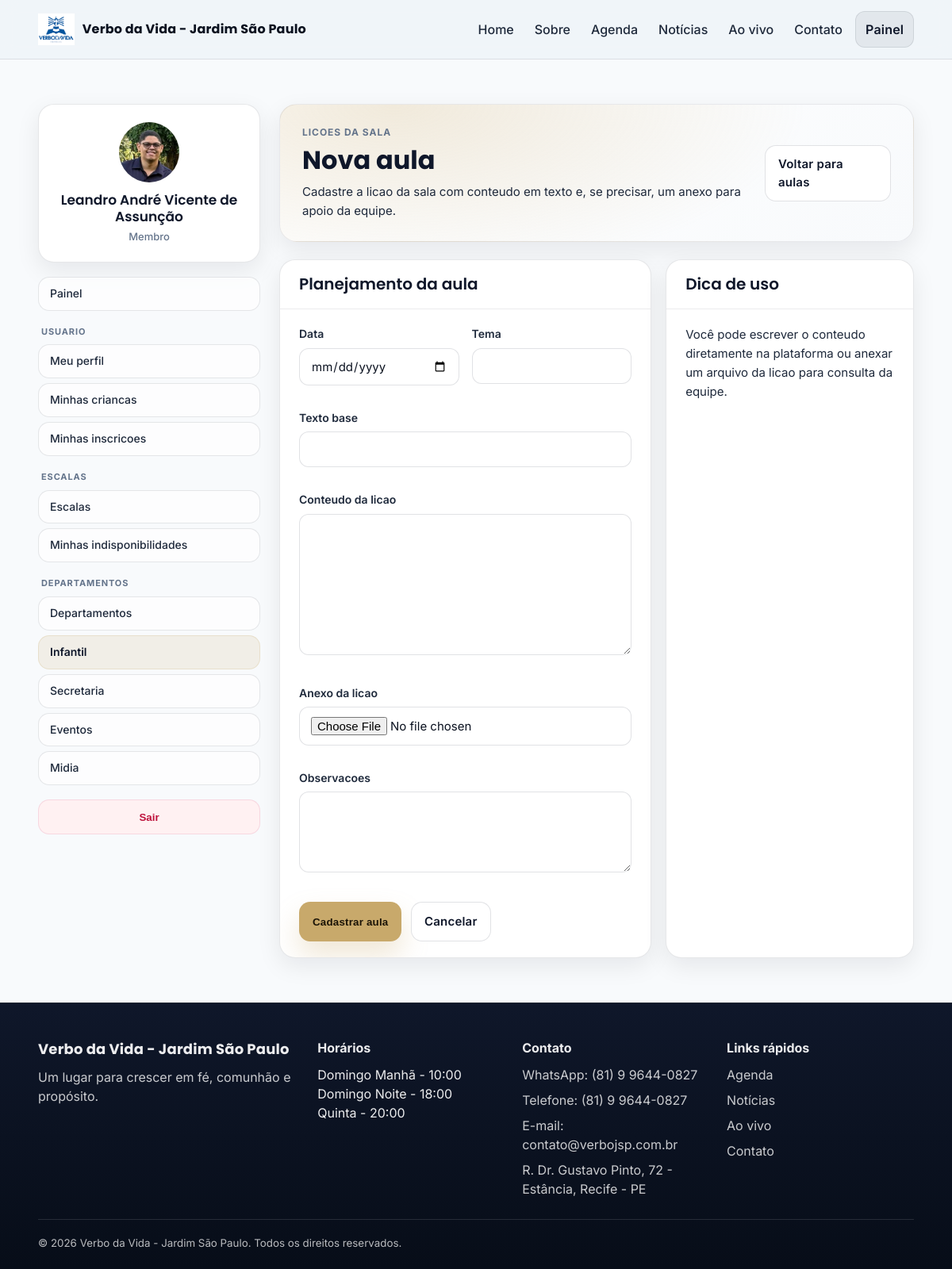
/usuarios/infantil/salas/1/aulas/nova/ (signed in), run on the app's committed database.
### core/models.py (models this page shows, shortened)
class SiteConfig(models.Model):
    nome_igreja = models.CharField(max_length=120, default="Verbo da Vida - Jardim São Paulo")
    Logo_img = models.ImageField("Logo", upload_to="logo/", blank=True, null=True)
    telefone = models.CharField("Telefone fixo", max_length=20, blank=True)
    whatsapp = models.CharField(
        "WhatsApp",
        max_length=20,
        blank=True,
        help_text="Ex: (81) 90000-0000",
    )
    email = models.EmailField("E-mail corporativo", blank=True)
    endereco = models.CharField(
        "Endereço completo",
        max_length=255,
        blank=True,
        help_text="Ex: R. Dr. Gustavo Pinto, 72 - Estância, Recife - PE, 50781-740",
    )
    instagram = models.URLField("Instagram", blank=True, help_text="Link completo do perfil")
    facebook = models.URLField("Facebook", blank=True, help_text="Link completo da página")
    texto_institucional = models.TextField(
        "Texto institucional curto",
        blank=True,
        help_text="Usado no rodapé ou banners pequenos. Exemplo: 'Um lugar para crescer em fé...'",
    )
    horarios_cultos = models.TextField(
        "Horários principais",
        blank=True,
        help_text="Exibidos na home e footer. Coloque um por linha. Ex: 'Domingo — 19:00'",
    )
    youtube_embed_url = models.URLField(
        "Link Ao Vivo (YouTube)",
        blank=True,
        help_text="Cole uma URL do YouTube nos formatos embed, watch ou youtu.be.",
    )
    hero_home = models.ImageField(
        "Hero da Home",
        upload_to="site/heroes/",
        blank=True,
        null=True,
        help_text="Imagem de fundo usada no topo da pagina inicial.",
    )
    hero_sobre = models.ImageField(
        "Hero do Sobre",
        upload_to="site/heroes/",
        blank=True,
        null=True,
        help_text="Imagem de fundo usada no topo da pagina Sobre.",
    )
    hero_agenda = models.ImageField(
        "Hero da Agenda",
        upload_to="site/heroes/",
        blank=True,
        null=True,
        help_text="Imagem de fundo usada no topo da pagina Agenda.",
    )
    hero_noticias = models.ImageField(
        "Hero das Noticias",
        upload_to="site/heroes/",
        blank=True,
        null=True,
        help_text="Imagem de fundo usada no topo da pagina de noticias.",
    )
    hero_ao_vivo = models.ImageField(
        "Hero do Ao Vivo",
        upload_to="site/heroes/",
        blank=True,
        null=True,
        help_text="Imagem de fundo usada no topo da pagina Ao Vivo.",
    )
    hero_contato = models.ImageField(
        "Hero do Contato",
        upload_to="site/heroes/",
        blank=True,
        null=True,
        help_text="Imagem de fundo usada no topo da pagina Contato.",
    )
    mapa_embed_url = models.URLField(
        "Link de incorporação do Google Maps",
        max_length=2000,
        blank=True,
        help_text="Cole a URL usada no iframe de incorporação do Google Maps.",
    )
    atualizado_em = models.DateTimeField(auto_now=True)
    class Meta:
        verbose_name = "Configuração do site"
        verbose_name_plural = "Configuração do site"

### usuarios/models.py (models this page shows)
class Usuario(AbstractUser):
    telefone = models.CharField("Telefone", max_length=20, blank=True)
    foto = models.ImageField("Foto de Perfil", upload_to="perfil/", blank=True, null=True)
    data_nascimento = models.DateField("Data de Nascimento", blank=True, null=True)
    is_membro = models.BooleanField("\u00c9 Membro?", default=True)
    class Meta:
        verbose_name = "Usu\u00e1rio"
        verbose_name_plural = "Usu\u00e1rios"

### infantil/views.py (the view, shortened to what this page needs)
# urls.py: path("salas/<int:sala_pk>/aulas/nova/", views.AulaSalaCreateView.as_view(), name="aula_nova"),
class AulaSalaCreateView(SalaLessonsManageRequiredMixin, CreateView):
    model = AulaSala
    form_class = AulaSalaForm
    template_name = "infantil/aula_form.html"
    def get_permission_sala(self):
        return get_object_or_404(SalaInfantil, pk=self.kwargs["sala_pk"])
    def get_context_data(self, **kwargs):
        context = super().get_context_data(**kwargs)
        context.update(
            {
                "active_section": "infantil",
                "sala": self.get_permission_sala(),
                "page_title": "Nova aula",
                "page_eyebrow": "Licoes da sala",
                "page_text": "Cadastre a licao da sala com conteudo em texto e, se precisar, um anexo para apoio da equipe.",
                "submit_label": "Cadastrar aula",
            }
        )
        return context

### templates/infantil/aula_form.html (shortened to what this page needs)
{% extends "base.html" %}
{% block content %}
<section class="section user-area">
    <div class="container user-shell">
        {% include "usuarios/_sidebar.html" %}
        <div class="user-shell__content">
            <section class="user-hero user-hero--compact">
                <div>
                    <p class="user-hero__eyebrow">{{ page_eyebrow }}</p>
                    <h1 class="user-hero__title">{{ page_title }}</h1>
                    <p class="user-hero__text">{{ page_text }}</p>
                </div>
                <div class="user-hero__actions">
                    <a class="btn btn--outline" href="{% url 'usuarios:infantil:sala_aulas' sala.pk %}">Voltar para aulas</a>
                </div>
            </section>
            <section class="user-grid user-grid--primary">
                <article class="user-card">
                    <div class="user-card__header">
                        <h2 class="user-card__title">Planejamento da aula</h2>
                    </div>
                    <div class="user-card__body">
                        <form method="post" enctype="multipart/form-data" class="user-form">
                            <div class="user-form__grid">
                                <div class="form-group">
                                    <label class="form-label" for="{{ form.data.id_for_label }}">Data</label>
                                    {{ form.data }}
                                </div>
                                <div class="form-group">
                                    <label class="form-label" for="{{ form.tema.id_for_label }}">Tema</label>
                                    {{ form.tema }}
                                </div>
                            </div>
                            <div class="form-group">
                                <label class="form-label" for="{{ form.texto_base.id_for_label }}">Texto base</label>
                                {{ form.texto_base }}
                            </div>
                            <div class="form-group">
                                <label class="form-label" for="{{ form.conteudo_licao.id_for_label }}">Conteudo da licao</label>
                                {{ form.conteudo_licao }}
                            </div>
                            <div class="form-group">
                                <label class="form-label" for="{{ form.anexo_licao.id_for_label }}">Anexo da licao</label>
                                {{ form.anexo_licao }}
                            </div>
                            <div class="form-group">
                                <label class="form-label" for="{{ form.observacoes.id_for_label }}">Observacoes</label>
                                {{ form.observacoes }}
                            </div>
                            <div class="user-form__actions">
                                <button type="submit" class="btn btn--primary">{{ submit_label }}</button>
                                <a class="btn btn--outline" href="{% url 'usuarios:infantil:sala_aulas' sala.pk %}">Cancelar</a>
                            </div>
                        </form>
                    </div>
                </article>
                <article class="user-card">
                    <div class="user-card__header">
                        <h2 class="user-card__title">Dica de uso</h2>
                    </div>
                    <div class="user-card__body user-card__body--stack">
                        <p class="user-note">
                            Você pode escrever o conteudo diretamente na plataforma ou anexar um arquivo da licao para consulta da equipe.
                        </p>
                    </div>
                </article>
            </section>
        </div>
    </div>
</section>
{% endblock %}

### templates/base.html (shortened to what this page needs)
{% load static %}
<!doctype html>
<html lang="pt-br">
  <head>
    <link rel="stylesheet" href="{% static 'css/styles.css' %}" />
  </head>
  <body class="page">
    <header class="header">
      <div class="container header__inner">
        <a class="logo" href="{% url 'core:home' %}">
          {% if site.Logo_img %}
            <img src="{{ site.Logo_img.url }}" alt="Logo" class="logo__img" />
          {% else %}
            <span class="logo__mark"></span>
          {% endif %}
          <span class="logo__text">{{ site.nome_igreja|default:"Portal" }}</span>
        </a>
        <nav class="nav" aria-label="Navegação principal">
          <a class="nav__link" href="{% url 'core:home' %}">Home</a>
          <a class="nav__link" href="{% url 'core:sobre' %}">Sobre</a>
          <a class="nav__link" href="{% url 'eventos:agenda' %}">Agenda</a>
          <a class="nav__link" href="{% url 'noticias:lista' %}">Notícias</a>
          <a class="nav__link" href="{% url 'core:ao_vivo' %}">Ao vivo</a>
          <a class="nav__link" href="{% url 'core:contato' %}">Contato</a>
          {% if user.is_authenticated %}
            <a class="btn btn--soft btn--sm" href="{% url 'usuarios:dashboard' %}">Painel</a>
          {% else %}
            <a class="btn btn--outline btn--sm" href="{% url 'usuarios:login' %}">Entrar</a>
            <a class="btn btn--primary btn--sm" href="{% url 'usuarios:registro' %}">Cadastrar</a>
          {% endif %}
        </nav>
      </div>
    </header>
    <main>
      {% block content %}{% endblock %}
    </main>
    <footer class="footer">
      <div class="container footer__grid">
        <div class="footer__col">
          <div class="footer__brand">{{ site.nome_igreja|default:"Portal" }}</div>
          <p class="footer__text">
            {{ site.texto_institucional|default:"Um lugar para crescer em fé, comunhão e propósito." }}
          </p>
        </div>
        <div class="footer__col">
          <div class="footer__title">Horários</div>
          <div class="footer__text" style="color: var(--text-muted);">
            {{ site.horarios_cultos|default:"Domingo — 09:00\nDomingo — 19:00\nQuarta — 20:00"|linebreaksbr }}
          </div>
        </div>
        <div class="footer__col">
          <div class="footer__title">Contato</div>
          <ul class="footer__list">
            {% if site.whatsapp %}<li>WhatsApp: {{ site.whatsapp }}</li>{% endif %}
            {% if site.telefone %}<li>Telefone: {{ site.telefone }}</li>{% endif %}
            {% if site.email %}<li>E-mail: {{ site.email }}</li>{% endif %}
            {% if site.endereco %}<li>{{ site.endereco }}</li>{% endif %}
          </ul>
        </div>
        <div class="footer__col">
          <div class="footer__title">Links rápidos</div>
          <ul class="footer__list">
            <li><a class="footer__link" href="{% url 'eventos:agenda' %}">Agenda</a></li>
            <li><a class="footer__link" href="{% url 'noticias:lista' %}">Notícias</a></li>
            <li><a class="footer__link" href="{% url 'core:ao_vivo' %}">Ao vivo</a></li>
            <li><a class="footer__link" href="{% url 'core:contato' %}">Contato</a></li>
          </ul>
        </div>
      </div>
      <div class="container footer__bottom">
        <small>© {% now "Y" %} {{ site.nome_igreja|default:"Portal" }}. Todos os direitos reservados.</small>
      </div>
    </footer>
  </body>
</html>

### templates/usuarios/_sidebar.html (shortened to what this page needs)
<aside class="user-shell__sidebar">
    <div class="user-sidecard">
        <div class="user-sidecard__avatar">
            {% if user.foto %}
                <img src="{{ user.foto.url }}" alt="Foto de {{ user.get_full_name|default:user.username }}">
            {% else %}
                <span>{{ user.first_name|default:user.username|slice:":1"|upper }}</span>
            {% endif %}
        </div>
        <div class="user-sidecard__name">{{ user.get_full_name|default:user.username }}</div>
        <div class="user-sidecard__meta">
            {% if user.is_membro %}Membro{% else %}Visitante{% endif %}
        </div>
    </div>
    <nav class="user-nav" aria-label="Area do usuario">
        <div class="user-nav__group user-nav__group--top">
            <a class="user-nav__link {% if active_section == 'dashboard' %}is-active{% endif %}" href="{% url 'usuarios:dashboard' %}">
                Painel
            </a>
        </div>
        <div class="user-nav__group">
            <p class="user-nav__heading">Usuario</p>
            <div class="user-nav__items">
                <a class="user-nav__link {% if active_section == 'perfil' %}is-active{% endif %}" href="{% url 'usuarios:perfil' %}">
                    Meu perfil
                </a>
                {% if user.is_authenticated %}
                    <a class="user-nav__link {% if active_section == 'minhas_criancas' %}is-active{% endif %}" href="{% url 'usuarios:infantil:minhas_criancas' %}">
                        Minhas criancas
                    </a>
                    <a class="user-nav__link {% if active_section == 'minhas_inscricoes' %}is-active{% endif %}" href="{% url 'usuarios:eventos:minhas_inscricoes' %}">
                        Minhas inscricoes
                    </a>
                {% endif %}
            </div>
        </div>
        <div class="user-nav__group">
            <p class="user-nav__heading">Escalas</p>
            <div class="user-nav__items">
                {% if can_manage_escalas %}
                    <a class="user-nav__link {% if active_section == 'escalas' %}is-active{% endif %}" href="{% url 'usuarios:departamentos:escala_lista' %}">
                        Escalas
                    </a>
                {% endif %}
                {% if user.is_authenticated %}
                    <a class="user-nav__link {% if active_section == 'indisponibilidades' %}is-active{% endif %}" href="{% url 'usuarios:departamentos:minhas_indisponibilidades' %}">
                        Minhas indisponibilidades
                    </a>
                {% endif %}
            </div>
        </div>
        {% if can_view_departamentos or can_view_infantil or can_view_secretaria or can_view_midia or can_manage_eventos %}
            <div class="user-nav__group">
                <p class="user-nav__heading">Departamentos</p>
                <div class="user-nav__items">
                    {% if can_view_departamentos %}
                        <a class="user-nav__link {% if active_section == 'departamentos' %}is-active{% endif %}" href="{% url 'usuarios:departamentos:lista' %}">
                            Departamentos
                        </a>
                    {% endif %}
                    {% if can_view_infantil %}
                        <a class="user-nav__link {% if active_section == 'infantil' %}is-active{% endif %}" href="{% url 'usuarios:infantil:sala_lista' %}">
                            Infantil
                        </a>
                    {% endif %}
                    {% if can_view_secretaria %}
                        <a class="user-nav__link {% if active_section == 'secretaria' %}is-active{% endif %}" href="{% url 'usuarios:conteudo:secretaria_dashboard' %}">
                            Secretaria
                        </a>
                    {% endif %}
                    {% if can_manage_eventos %}
                        <a class="user-nav__link {% if active_section == 'eventos' %}is-active{% endif %}" href="{% url 'usuarios:eventos:interno_lista' %}">
                            Eventos
                        </a>
                    {% endif %}
                    {% if can_view_midia %}
                        <a class="user-nav__link {% if active_section == 'midia' %}is-active{% endif %}" href="{% url 'usuarios:conteudo:midia_ao_vivo' %}">
                            Midia
                        </a>
                    {% endif %}
                </div>
            </div>
        {% endif %}
    </nav>
    <form action="{% url 'usuarios:logout' %}" method="post" class="user-logout">
        <button type="submit" class="user-logout__button">Sair</button>
    </form>
</aside>

### data on the page
SiteConfig: Logo_img (picture), nome_igreja "Verbo da Vida - Jardim São Paulo", texto_institucional "Um lugar para crescer em fé, comunhão e propósito.", horarios_cultos "Domingo Manhã - 10:00 Domingo Noite - 18:00 Quinta - 20:00", whatsapp "(81) 9 9644-0827", telefone "(81) 9 9644-0827", email "contato@verbojsp.com.br", endereco "R. Dr. Gustavo Pinto, 72 - Estância, Recife - PE"
Usuario: foto (picture), get_full_name "Leandro André Vicente de Assunção"

### other printed values
{{ page_eyebrow }} "LICOES DA SALA"
{{ page_title }} "Nova aula"
{{ page_text }} "Cadastre a licao da sala com conteudo em texto e, se precisar, um anexo para apoio da equipe."
{{ submit_label }} "Cadastrar aula"
